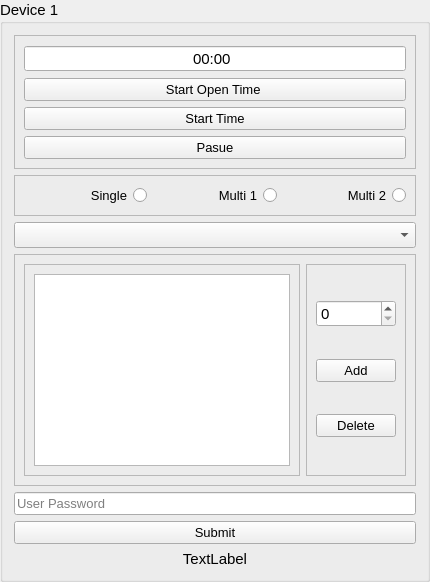
     <widget class="QGroupBox" name="groupBox_13">
      <property name="font">
       <font>
        <pointsize>11</pointsize>
       </font>
      </property>
      <property name="layoutDirection">
       <enum>Qt::LeftToRight</enum>
      </property>
      <property name="locale">
       <locale language="English" country="UnitedStates"/>
      </property>
      <property name="title">
       <string>Device 1</string>
      </property>
      <property name="flat">
       <bool>false</bool>
      </property>
      <layout class="QGridLayout" name="gridLayout_63">
       <item row="5" column="0">
        <widget class="QLineEdit" name="lineEdit_13">
         <property name="font">
          <font>
           <pointsize>10</pointsize>
          </font>
         </property>
         <property name="text">
          <string/>
         </property>
         <property name="echoMode">
          <enum>QLineEdit::Password</enum>
         </property>
         <property name="placeholderText">
          <string>User Password</string>
         </property>
        </widget>
       </item>
       <item row="7" column="0">
        <widget class="QLabel" name="label_13">
         <property name="frameShape">
          <enum>QFrame::NoFrame</enum>
         </property>
         <property name="frameShadow">
          <enum>QFrame::Sunken</enum>
         </property>
         <property name="lineWidth">
          <number>1</number>
         </property>
         <property name="midLineWidth">
          <number>0</number>
         </property>
         <property name="text">
          <string>TextLabel</string>
         </property>
         <property name="textFormat">
          <enum>Qt::AutoText</enum>
         </property>
         <property name="scaledContents">
          <bool>true</bool>
         </property>
         <property name="alignment">
          <set>Qt::AlignCenter</set>
         </property>
         <property name="wordWrap">
          <bool>false</bool>
         </property>
        </widget>
       </item>
       <item row="6" column="0">
        <widget class="QPushButton" name="submit_bttn_13">
         <property name="font">
          <font>
           <pointsize>10</pointsize>
          </font>
         </property>
         <property name="text">
          <string>Submit</string>
         </property>
        </widget>
       </item>
       <item row="3" column="0">
        <widget class="QComboBox" name="comboBox_13"/>
       </item>
       <item row="2" column="0">
        <widget class="QFrame" name="frame_63">
         <property name="frameShape">
          <enum>QFrame::StyledPanel</enum>
         </property>
         <property name="frameShadow">
          <enum>QFrame::Raised</enum>
         </property>
         <layout class="QHBoxLayout" name="horizontalLayout_13">
          <item>
           <widget class="QRadioButton" name="single_radioBttn_13">
            <property name="font">
             <font>
              <pointsize>10</pointsize>
             </font>
            </property>
            <property name="layoutDirection">
             <enum>Qt::RightToLeft</enum>
            </property>
            <property name="text">
             <string>Single</string>
            </property>
           </widget>
          </item>
          <item>
           <widget class="QRadioButton" name="multi1_radioBttn_13">
            <property name="font">
             <font>
              <pointsize>10</pointsize>
             </font>
            </property>
            <property name="layoutDirection">
             <enum>Qt::RightToLeft</enum>
            </property>
            <property name="text">
             <string>Multi 1</string>
            </property>
           </widget>
          </item>
          <item>
           <widget class="QRadioButton" name="multi2_radioBttn_13">
            <property name="font">
             <font>
              <pointsize>10</pointsize>
             </font>
            </property>
            <property name="layoutDirection">
             <enum>Qt::RightToLeft</enum>
            </property>
            <property name="text">
             <string>Multi 2</string>
            </property>
           </widget>
          </item>
         </layout>
        </widget>
       </item>
       <item row="1" column="0">
        <widget class="QFrame" name="frame_64">
         <property name="frameShape">
          <enum>QFrame::StyledPanel</enum>
         </property>
         <property name="frameShadow">
          <enum>QFrame::Raised</enum>
         </property>
         <layout class="QGridLayout" name="gridLayout_64">
          <item row="1" column="0">
           <widget class="QPushButton" name="start_open_time_bttn_13">
            <property name="font">
             <font>
              <pointsize>10</pointsize>
             </font>
            </property>
            <property name="layoutDirection">
             <enum>Qt::RightToLeft</enum>
            </property>
            <property name="autoFillBackground">
             <bool>false</bool>
            </property>
            <property name="text">
             <string>Start Open Time </string>
            </property>
            <property name="flat">
             <bool>false</bool>
            </property>
           </widget>
          </item>
          <item row="2" column="0">
           <widget class="QPushButton" name="start_time_bttn_13">
            <property name="font">
             <font>
              <pointsize>10</pointsize>
             </font>
            </property>
            <property name="text">
             <string>Start Time</string>
            </property>
           </widget>
          </item>
          <item row="3" column="0">
           <widget class="QPushButton" name="pause_bttn_13">
            <property name="font">
             <font>
              <pointsize>10</pointsize>
             </font>
            </property>
            <property name="text">
             <string>Pasue</string>
            </property>
           </widget>
          </item>
          <item row="0" column="0">
           <widget class="QTimeEdit" name="timeEdit_13">
            <property name="palette">
             <palette>
              <active>
               <colorrole role="Highlight">
                <brush brushstyle="SolidPattern">
                 <color alpha="255">
                  <red>173</red>
                  <green>178</green>
                  <blue>181</blue>
                 </color>
                </brush>
               </colorrole>
              </active>
              <inactive>
               <colorrole role="Highlight">
                <brush brushstyle="SolidPattern">
                 <color alpha="255">
                  <red>173</red>
                  <green>178</green>
                  <blue>181</blue>
                 </color>
                </brush>
               </colorrole>
              </inactive>
              <disabled>
               <colorrole role="Highlight">
                <brush brushstyle="SolidPattern">
                 <color alpha="255">
                  <red>51</red>
                  <green>153</green>
                  <blue>255</blue>
                 </color>
                </brush>
               </colorrole>
              </disabled>
             </palette>
            </property>
            <property name="font">
             <font>
              <pointsize>11</pointsize>
              <weight>50</weight>
              <bold>false</bold>
             </font>
            </property>
            <property name="alignment">
             <set>Qt::AlignCenter</set>
            </property>
            <property name="buttonSymbols">
             <enum>QAbstractSpinBox::NoButtons</enum>
            </property>
            <property name="accelerated">
             <bool>false</bool>
            </property>
            <property name="displayFormat">
             <string>hh:mm </string>
            </property>
           </widget>
          </item>
         </layout>
        </widget>
       </item>
       <item row="4" column="0">
        <widget class="QFrame" name="frame_65">
         <property name="frameShape">
          <enum>QFrame::StyledPanel</enum>
         </property>
         <property name="frameShadow">
          <enum>QFrame::Raised</enum>
         </property>
         <layout class="QGridLayout" name="gridLayout_65">
          <item row="0" column="0">
           <widget class="QFrame" name="frame_66">
            <property name="frameShape">
             <enum>QFrame::StyledPanel</enum>
            </property>
            <property name="frameShadow">
             <enum>QFrame::Raised</enum>
            </property>
            <layout class="QGridLayout" name="gridLayout_66">
             <item row="0" column="0">
              <widget class="QListWidget" name="listWidget_13"/>
             </item>
            </layout>
           </widget>
          </item>
          <item row="0" column="1">
           <widget class="QFrame" name="frame_67">
            <property name="frameShape">
             <enum>QFrame::StyledPanel</enum>
            </property>
            <property name="frameShadow">
             <enum>QFrame::Raised</enum>
            </property>
            <layout class="QGridLayout" name="gridLayout_67">
             <item row="3" column="0">
              <widget class="QPushButton" name="add_bttn_13">
               <property name="font">
                <font>
                 <pointsize>10</pointsize>
                </font>
               </property>
               <property name="text">
                <string>Add</string>
               </property>
              </widget>
             </item>
             <item row="4" column="0">
              <widget class="QPushButton" name="delete_bttn_13">
               <property name="font">
                <font>
                 <pointsize>10</pointsize>
                </font>
               </property>
               <property name="text">
                <string>Delete</string>
               </property>
              </widget>
             </item>
             <item row="2" column="0">
              <widget class="QSpinBox" name="spinBox_13"/>
             </item>
            </layout>
           </widget>
          </item>
         </layout>
        </widget>
       </item>
      </layout>
     </widget>
